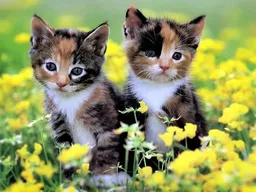
#> input picture cat.webp, 256 x 192 px, shrunk from 720 x 540 before the run
$ python imageProcessing.py
#> lines starting #> are read from the running program, lines starting #| are printed output that depends on the picture
### functions.py
import numpy as np

def convolution2D(imgMatrix, kernel):
    img = np.array(imgMatrix)
    kHeight, kWidth = kernel.shape[0], kernel.shape[1]
    convoledImg = np.zeros((img.shape[0], img.shape[1]))

    for i in range(kHeight // 2, img.shape[0] - kHeight // 2 - 1):
        for j in range(kWidth // 2, img.shape[1] - kWidth // 2 - 1):
                window = img[i - kHeight // 2 : i + kHeight // 2 + 1, j - kWidth // 2: j + kWidth // 2 + 1]
                convoledImg[i, j] = int(getMatrixSum(window * kernel))

    convoledImg = np.clip(convoledImg, 0, 255)
    return convoledImg.astype(np.uint8)

def getMatrixSum(matrix):
    sum = 0
    for i in range(0, len(matrix)):
        for j in range(0, len(matrix[i])):
            sum += matrix[i][j]
    return sum

# [9 lines left out: functions normalize, denormalize, not called in this run]

### imageProcessing.py
import cv2
import functions as fc
import kernels as ks
import numpy as np
import scipy as sc

img = cv2.imread("cat.webp", cv2.IMREAD_GRAYSCALE)
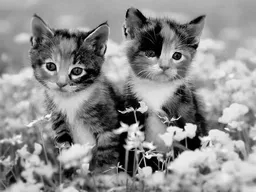
#> img: shape (192, 256); min 0, max 253, mean 142.2
# img = cv2.imread("cat.webp")

imgMax = img.max()
#> imgMax = 253
imgMin = img.min()
#> imgMin = 0
# [11 lines of commented-out code are left out]

u1 = fc.convolution2D(img, np.array(ks.h1))
u2 = fc.convolution2D(img, np.array(ks.h2))
#> after the loop in convolution2D (call 2), `for i in range(kHeight // 2, img.shape[0] - kHeight // 2 - 1):`:
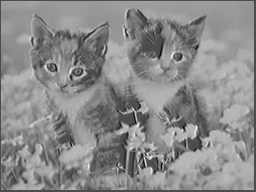
#> convoledImg: shape (192, 256) float64; min -167, max 390, mean 137.5; drawn with min black and max white
u3 = fc.convolution2D(img, np.array(ks.h3))
#> after the loop in convolution2D (call 3), `for i in range(kHeight // 2, img.shape[0] - kHeight // 2 - 1):`:
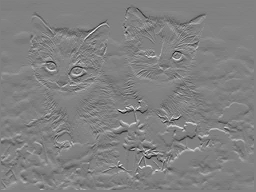
#> convoledImg: shape (192, 256) float64; min -197, max 192, mean -0.1; drawn with min black and max white
u4 = fc.convolution2D(img, np.array(ks.h4))
#> after the loop in convolution2D (call 4), `for i in range(kHeight // 2, img.shape[0] - kHeight // 2 - 1):`:
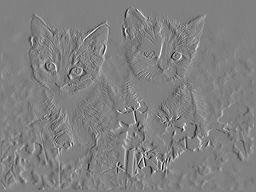
#> convoledImg: shape (192, 256) float64; min -175, max 171, mean 0.2; drawn with min black and max white
#> in convolution2D (call 4), `convoledImg = np.clip(convoledImg, 0, 255)`:
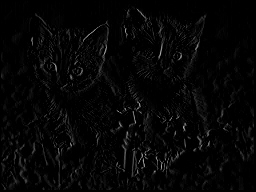
#> convoledImg: shape (192, 256) float64; min 0, max 171, mean 5.7

# [4 lines of commented-out code are left out]


w1=0.8
w2=0.4
w3=0.8
w4=0.5

v = u1 * w1 + u2 * w2 + u3 * w3 + u4 * w4
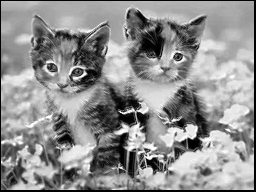
#> v: shape (192, 256) float64; min 0, max 306, mean 173.5; drawn with min black and max white

# v = fc.denormalize(v, imgMax, imgMin)
v = v.astype(np.uint8)
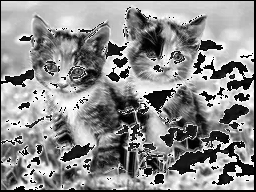
#> v: shape (192, 256); min 0, max 255, mean 139.7
# [13 lines of commented-out code are left out]

cv2.imshow("image", v)
cv2.waitKey()

$ run again, with HappyFish.jpg saved as cat.webp
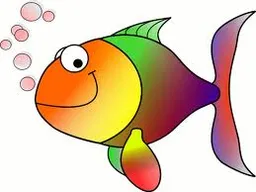
#> input picture HappyFish.jpg, 256 x 192 px, shrunk from 259 x 194 before the run
#> imgMax = 255
#> imgMin = 0
#> after the loop in convolution2D (call 4), `for i in range(kHeight // 2, img.shape[0] - kHeight // 2 - 1):`:
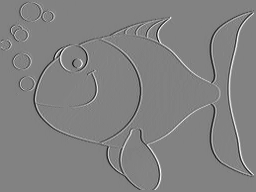
#> convoledImg: shape (192, 256) float64; min -227, max 218, mean 0; drawn with min black and max white
#> `v = v.astype(np.uint8)`:
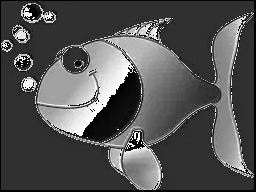
#> v: shape (192, 256); min 0, max 255, mean 83

$ run again, with brain.png saved as cat.webp
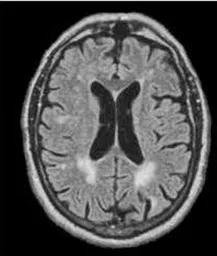
#> input picture brain.png, 217 x 256 px, shrunk from 334 x 394 before the run
#> imgMax = 229
#> imgMin = 0
#> after the loop in convolution2D (call 4), `for i in range(kHeight // 2, img.shape[0] - kHeight // 2 - 1):`:
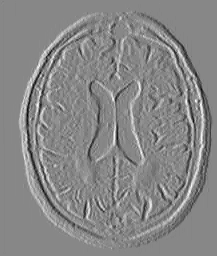
#> convoledImg: shape (256, 217) float64; min -94, max 83, mean 0; drawn with min black and max white
#> `v = v.astype(np.uint8)`:
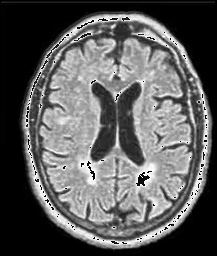
#> v: shape (256, 217); min 0, max 255, mean 93
